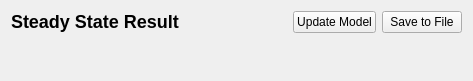
<ui version="4.0" >
<comment> Begin CVS Header </comment>
<comment>   $Source: /Volumes/Home/Users/shoops/cvs/copasi_dev/copasi/UI/CQSteadyStateResult.ui,v $ </comment>
<comment>   $Revision: 1.2 $ </comment>
<comment>   $Name:  $ </comment>
<comment>   $Author: shoops $ </comment>
<comment>   $Date: 2011/03/07 19:37:45 $ </comment>
<comment> End CVS Header </comment>

<comment> Copyright (C) 2011 - 2010 by Pedro Mendes, Virginia Tech Intellectual </comment>
<comment> Properties, Inc., University of Heidelberg, and The University </comment>
<comment> of Manchester. </comment>
<comment> All rights reserved. </comment>

 <comment> All rights reserved. </comment>
 <class>CQSteadyStateResult</class>
 <widget class="CopasiWidget" name="CQSteadyStateResult" >
  <property name="geometry" >
   <rect>
    <x>0</x>
    <y>0</y>
    <width>473</width>
    <height>81</height>
   </rect>
  </property>
  <property name="windowTitle" >
   <string>Steady State Result Window</string>
  </property>
  <property name="caption" stdset="0" >
   <string>Fitting Result</string>
  </property>
  <layout class="QGridLayout" name="gridLayout" >
   <item row="0" column="0" >
    <widget class="QLabel" name="mpLblResult" >
     <property name="sizePolicy" >
      <sizepolicy vsizetype="Preferred" hsizetype="MinimumExpanding" >
       <horstretch>0</horstretch>
       <verstretch>0</verstretch>
      </sizepolicy>
     </property>
     <property name="text" >
      <string>&lt;!DOCTYPE HTML PUBLIC "-//W3C//DTD HTML 4.0//EN" "http://www.w3.org/TR/REC-html40/strict.dtd">
&lt;html>&lt;head>&lt;meta name="qrichtext" content="1" />&lt;style type="text/css">
p, li { white-space: pre-wrap; }
&lt;/style>&lt;/head>&lt;body style=" font-family:'Lucida Grande'; font-size:13pt; font-weight:400; font-style:normal;">
&lt;p style=" margin-top:16px; margin-bottom:12px; margin-left:0px; margin-right:0px; -qt-block-indent:0; text-indent:0px;">&lt;span style=" font-size:x-large; font-weight:600;">Steady State Result&lt;/span>&lt;/p>&lt;/body>&lt;/html></string>
     </property>
     <property name="wordWrap" >
      <bool>false</bool>
     </property>
    </widget>
   </item>
   <item row="0" column="1" >
    <spacer name="mpSpacer" >
     <property name="orientation" >
      <enum>Qt::Horizontal</enum>
     </property>
     <property name="sizeHint" stdset="0" >
      <size>
       <width>0</width>
       <height>20</height>
      </size>
     </property>
    </spacer>
   </item>
   <item row="0" column="2" >
    <widget class="QPushButton" name="mpBtnUpdateModel" >
     <property name="text" >
      <string>Update Model</string>
     </property>
    </widget>
   </item>
   <item row="0" column="3" >
    <widget class="QPushButton" name="mpBtnSave" >
     <property name="text" >
      <string>Save to File</string>
     </property>
    </widget>
   </item>
   <item row="1" column="0" colspan="4" >
    <widget class="StateSubwidget" native="1" name="mpCentralWidget" />
   </item>
  </layout>
 </widget>
 <layoutdefault spacing="6" margin="11" />
 <pixmapfunction>qPixmapFromMimeSource</pixmapfunction>
 <customwidgets>
  <customwidget>
   <class>CopasiWidget</class>
   <extends>QWidget</extends>
   <header>copasi/UI/copasiWidget.h</header>
   <container>1</container>
  </customwidget>
  <customwidget>
   <class>StateSubwidget</class>
   <extends>QWidget</extends>
   <header>copasi/UI/StateSubwidget.h</header>
   <container>1</container>
  </customwidget>
 </customwidgets>
 <includes>
  <include location="local" >copasi/UI/copasiWidget.h</include>
 </includes>
 <resources/>
 <connections>
  <connection>
   <sender>mpBtnSave</sender>
   <signal>clicked()</signal>
   <receiver>CQSteadyStateResult</receiver>
   <slot>slotSave()</slot>
   <hints>
    <hint type="sourcelabel" >
     <x>20</x>
     <y>20</y>
    </hint>
    <hint type="destinationlabel" >
     <x>20</x>
     <y>20</y>
    </hint>
   </hints>
  </connection>
  <connection>
   <sender>mpBtnUpdateModel</sender>
   <signal>clicked()</signal>
   <receiver>CQSteadyStateResult</receiver>
   <slot>slotUpdateModel()</slot>
   <hints>
    <hint type="sourcelabel" >
     <x>20</x>
     <y>20</y>
    </hint>
    <hint type="destinationlabel" >
     <x>20</x>
     <y>20</y>
    </hint>
   </hints>
  </connection>
 </connections>
</ui>
